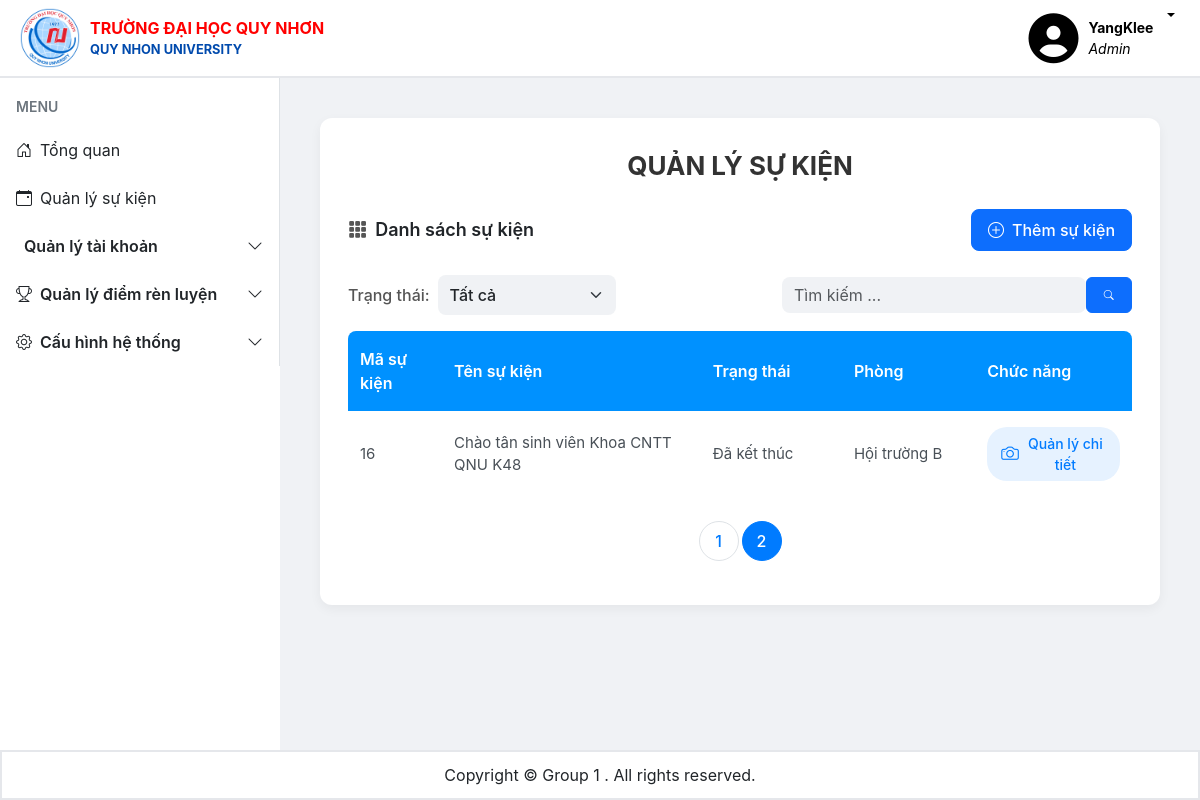
Page /Admin/QLSuKien?page=2 (signed in) on the committed database.
### tables this page shows
CREATE TABLE IF NOT EXISTS `sukien` (
  `MaSK` int NOT NULL AUTO_INCREMENT,
  `TenSK` varchar(255) DEFAULT NULL,
  `ThoiGianMoDK` datetime DEFAULT NULL,
  `ThoiGianDongDK` datetime DEFAULT NULL,
  `ThoiGianBatDauSK` datetime DEFAULT NULL,
  `ThoiGianKetThucSK` datetime DEFAULT NULL,
  `GioiHanThamGia` int DEFAULT NULL,
  `NoiToChuc` varchar(255) NOT NULL,
  `DiemCong` int NOT NULL,
  `MaKhoa` varchar(10) DEFAULT NULL,
  `GhiChu` text,
  PRIMARY KEY (`MaSK`),
  KEY `MaKhoa` (`MaKhoa`)
);

### app/Controllers/adminController.php (called while the page is built, shortened)
<?php
    require_once __DIR__ . "/../Models/Event.php";
    class adminController
    {
        public function showQLSuKien($state = null, $search = null, $page = null, $limitElement = null)
        {
            $eventModel = new Event();
            $listEventRaw = [];
            if(!is_null($search))
            {
                $numRows = $eventModel->getNumRows("Select * from SuKien where MaSK = '$search' or TenSK like '%$search%' ");
                $listEventRaw = $eventModel->getListEvent("Select * from sukien where MaSK = '$search' or TenSK like '%$search%' LIMIT ".$limitElement." OFFSET ".(($page*5) -$limitElement)."") ;
            }
            else
            {
                $listEventRaw = $eventModel->getAllEvent($limitElement, $page);
            }
            $listEvent = [];
            foreach ($listEventRaw as $eventRawData)
            {
                $currentTime = time();
                $moDK = strtotime($eventRawData["ThoiGianMoDK"]);
                $dongDK = strtotime($eventRawData["ThoiGianDongDK"]);
                $batDau = strtotime($eventRawData["ThoiGianBatDauSK"]);
                $ketThuc = strtotime($eventRawData["ThoiGianKetThucSK"]);
                if ($currentTime >= $batDau && $currentTime <= $ketThuc) {
                    $descripState = "Đang diễn ra";
                } elseif ($currentTime > $ketThuc) {
                    $descripState = "Đã kết thúc";
                } elseif ($currentTime >= $moDK && $currentTime <= $dongDK) {
                    $descripState = "Đang mở đăng ký";
                } elseif ($currentTime < $moDK) {
                    $descripState = "Chưa mở đăng ký";
                } else {
                    $descripState = "Chờ diễn ra";
                }
                $listEvent[] = [
                    "MaSK" => $eventRawData["MaSK"],
                    "TenSK" => $eventRawData["TenSK"],
                    "TrangThai" => $descripState,
                    "NoiToChuc" => $eventRawData["NoiToChuc"]
                ];
            }
            include __DIR__ . "/../Views/layout.php" ;
        }
    }
?>

### app/Configs/database.php (called while the page is built, shortened)
<?php
class Database
{
    private static $servername = "localhost";
    private static $username = "root";
    private static $password = "";
    private static $dbname = "qnuevent";
    private static $conn = null;
    public static function getConnection()
    {
        if (self::$conn === null) {
            self::$conn = new mysqli(self::$servername, self::$username, self::$password, self::$dbname);
        }
        return self::$conn;
    }
}
?>

### app/Models/Event.php (called while the page is built, shortened)
<?php
    class Event
    {
        private $conn;
        public function __construct()
        {
           require_once __DIR__ . "/../Configs/database.php";
           $this->conn = Database::getConnection();
        }
        public function getAllEvent($limitElement=null,$page=null)
        {
            if($page == null)
                $sql = "Select * from SuKien ORDER BY ThoiGianBatDauSK DESC";
            else
                $sql = "Select * from SuKien ORDER BY ThoiGianBatDauSK DESC LIMIT ".$limitElement." OFFSET ".(($page*5) -$limitElement)."";
            $result = $this->conn->query($sql);
            $data = [];
            if (mysqli_num_rows($result) > 0)
            {
                while ($row = mysqli_fetch_array($result))
                {
                    $data[] = $row;
                }
                return $data;
            }
            else
            {
                return 0;
            }
        }
    }
?>

### app/Views/Admin/QLSuKien.php (the view, shortened to what this page needs)
<head>
    <link rel="stylesheet" href="assest/css/admin/qlsukien.css">
</head>
<div class="page-container">
        <div class="event-manager-card">
            <div class="card-title">QUẢN LÝ SỰ KIỆN</div>
            <div class="toolbar d-flex justify-content-between align-items-center mb-4">
                <div class="toolbar-left d-flex align-items-center">
                    <i class="bi bi-grid-3x3-gap-fill me-2"></i>
                    <span>Danh sách sự kiện</span>
                </div>
                <div class="toolbar-right">
                    <a href="Admin/QLSuKien/ThemSuKien" class="btn btn-primary d-flex align-items-center">
                        <i class="bi bi-plus-circle me-2"></i>
                        <span>Thêm sự kiện</span>
                    </a>
                </div>
            </div>
            <div class="filter-bar d-flex align-items-center mb-3">
                <div class="filter-item d-flex align-items-center me-3">
                    <span class="me-2">Trạng thái:</span>
                    <select class="form-select custom-filter-select"
                    onchange="window.location.href = 'Admin/QLSuKien?state='+ this.value">
                        <option value="0">Tất cả </option>
                    </select>
                </div>
                <div class="search-bar ms-auto position-relative">
                    <form action="Admin/QLSuKien" method="GET" class="form d-flex">
                        <?php
                            if(isset($_GET["txtSearch"]))
                                echo '<a  href="Admin/QLSuKien">Hủy tìm kiếm</a>
                                         <input type="text" name="txtSearch" class="form-control custom-search" required value="'.$_GET["txtSearch"].'" placeholder="Tìm kiếm ...">';
                            else
                            {
                                echo '<input type="text" name="txtSearch" class="form-control custom-search" required placeholder="Tìm kiếm ...">';
                            }
                        ?>
                       <button type="submit"
                                class="btn btn-primary d-flex justify-content-center align-items-center"
                                style="width: 50px;">
                            <i class="bi bi-search" style="font-size: 10px;"></i>
                        </button>
                    </form>
                </div>
            </div>
            <div class="event-table">
                <div class="event-table-header">
                    <div class="header-cell" style="flex-basis: 12%;">Mã sự kiện</div>
                    <div class="header-cell" style="flex-basis: 33%;">Tên sự kiện</div>
                    <div class="header-cell" style="flex-basis: 18%;">Trạng thái</div>
                    <div class="header-cell" style="flex-basis: 17%;">Phòng</div>
                    <div class="header-cell" style="flex-basis: 20%;">Chức năng</div>
                </div>
                <div class="event-table-body">
                    <?php
                        foreach ($listEvent as $event)
                        {
                            echo '
                                <div class="event-table-row">
                                    <div class="data-cell" style="flex-basis: 12%;">'.$event['MaSK'].'</div>
                                    <div class="data-cell" style="flex-basis: 33%;">'.$event['TenSK'].'</div>
                                    <div class="data-cell" style="flex-basis: 18%;">'.$event['TrangThai'].'</div>
                                    <div class="data-cell" style="flex-basis: 17%;">'.$event['NoiToChuc'].'</div>
                                    <div class="data-cell" style="flex-basis: 20%;">
                                        <a href="Admin/QLSuKien/QLChiTiet?EventID='.$event['MaSK'].'" class="btn btn-detail">
                                            <i class="bi bi-camera"></i>
                                            <span>Quản lý chi tiết</span>
                                        </a>
                                    </div>
                                </div>
                            ';
                        }
                    ?>
                </div>
            </div>
            <div class="pagination-container d-flex justify-content-center mt-4">
                <div class="pagination">
                    <?php
                        function buildPageUrl($i) {
                            $base = 'Admin/QLSuKien?page=' . $i;
                            return $base;
                        }
                        $currentPage = isset($_GET['page']) ? $_GET['page'] :1;
                        echo '<ul class="pagination">';
                        for ($i = max(1, $currentPage - 3); $i < $currentPage; $i++) {
                            echo '
                                <li class="page-item">
                                    <a class="page-link" href="'. buildPageUrl($i) .'">'. $i .'</a>
                                </li>
                            ';
                        }
                        echo '
                            <li class="page-item active">
                                <a class="page-link" href="'. buildPageUrl($i) .'">'. $currentPage .'</a>
                            </li>
                        ';
                        echo '</ul>';
                    ?>
                </div>
            </div>
        </div>
    </div>

### public/assest/css/layout.css (style rules this page uses)
* { padding: 0px; margin: 0px; box-sizing: border-box; }
body { background-color: #F6F8FB; overflow: hidden; }

### public/assest/css/admin/qlsukien.css (style rules this page uses)
body { font-family: -apple-system, BlinkMacSystemFont, "Segoe UI", Roboto, "Helvetica Neue", Arial, sans-serif; background-color: #f0f2f5; }
.page-container { display: flex; justify-content: center; align-items: center; padding: 40px; }
.event-manager-card { width: 100%; max-width: 1200px; background-color: #ffffff; border-radius: 12px; box-shadow: 0 4px 12px rgba(0, 0, 0, 0.05); padding: 28px; }
.card-title { font-size: 26px; font-weight: 700; text-align: center; margin-bottom: 24px; color: #333; }
.toolbar-left { font-size: 18px; font-weight: 600; color: #212529; }
.toolbar-left i { font-size: 1.2rem; color: #555; }
.toolbar-right .btn-primary { border-radius: 8px; font-weight: 500; padding: 8px 16px; }
.filter-bar span { color: #555; font-weight: 500; white-space: nowrap; }
.custom-filter-select { width: auto; background-color: #f0f2f5; border: none; border-radius: 8px; font-weight: 500; padding: 8px 32px 8px 12px; }
.search-bar .custom-search { border-radius: 8px; padding-right: 40px; background-color: #f0f2f5; border: none; }
.event-table-header, .event-table-row { display: flex; flex-direction: row; width: 100%; }
.event-table-header { background-color: #0091ff; color: #ffffff; font-weight: 600; border-top-left-radius: 8px; border-top-right-radius: 8px; }
.header-cell, .data-cell { padding: 16px 12px; display: flex; align-items: center; }
.event-table-body .event-table-row { border-bottom: 1px solid #dee2e6; }
.event-table-body .event-table-row:last-child { border-bottom: none; }
.data-cell { color: #495057; font-size: 15px; }
.btn-detail { background-color: #e6f2ff; color: #007bff; border: none; border-radius: 20px; padding: 6px 14px; font-weight: 500; font-size: 14px; display: flex; align-items: center; transition: all 0.2s ease; }
.btn-detail i { margin-right: 6px; font-size: 1.1rem; }
.pagination { display: flex; list-style: none; padding-left: 0; }
.page-item .page-link { color: #007bff; border: 1px solid #dee2e6; margin: 0 4px; border-radius: 50% !important; width: 40px; height: 40px; display: flex; justify-content: center; align-items: center; text-decoration: none; font-weight: 500; transition: all 0.2s ease; }
.page-item.active .page-link { background-color: #007bff; color: #ffffff; border-color: #007bff; }

### app/Views/partials/menubar.php (style rules this page uses)
:root { --sidebar-width: 280px; }
body { background:#f8f9fa; }

### rows in the picture
sukien: MaSK "16", TenSK "Chào tân sinh viên Khoa CNTT QNU K48", TrangThai "Đã kết thúc", NoiToChuc "Hội trường B"

### other values in the picture
$_SESSION['FullName'] "YangKlee"
$currentPage "2"
